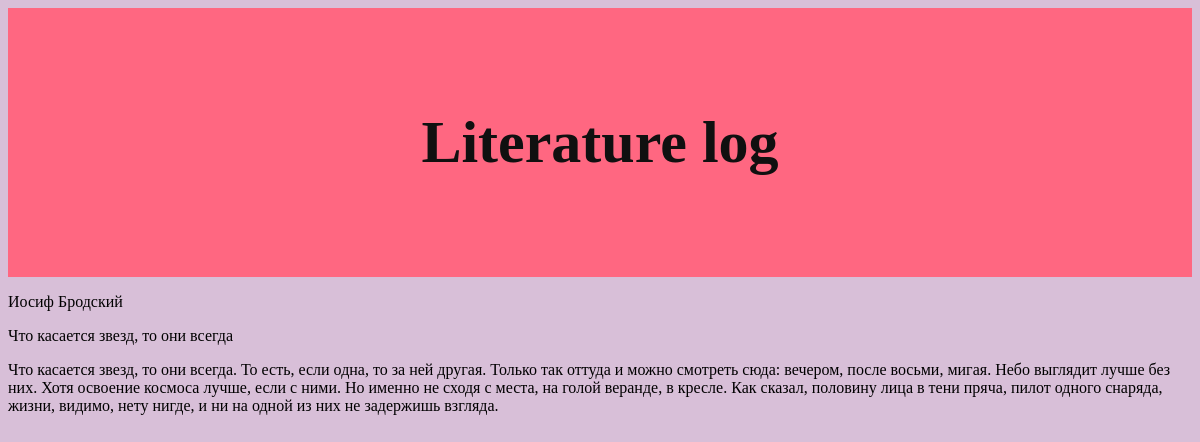
Page /litlog/5/ on the committed database.
### app/models.py (models this page shows, shortened)
class Poem(models.Model):
    author = models.CharField(max_length=30)
    title = models.CharField(max_length=50)
    text = models.CharField(max_length=5000)

### app/views.py (the view)
# urls.py: path('<int:poem_id>/', views.detail, name='detail'),
def detail(request, poem_id):
    poem = Poem.objects.get(pk=poem_id)
    template = loader.get_template('poems/text.html')
    context = {'title': poem.title, 'author': poem.author, 'text':poem.text}
    return HttpResponse(template.render(context, request))

### app/templates/poems/text.html
{% extends "base.html" %}
{% block content %}
{% if author %}
<p>{{ author }}</p>
{% else %}
<p>Unknown author</p>
{% endif %}
{% if title %}
<p>{{ title }}</p>
{% else %}
<p>...</p>
{% endif %}
{% if text %}
<p>{{ text }}</p>
{% else %}
<p></p>
{% endif %}
{% endblock %}

### app/static/styles/styles.css (style rules this page uses)
body { background-color: #d8bfd8; font-family: 'Spartan' }

### rows in the picture
Poem: author "Иосиф Бродский", title "Что касается звезд, то они всегда", text "Что касается звезд, то они всегда. То есть, если одна, то за ней другая. Только так оттуда и можно смотреть сюда: вечером, после восьми, мигая. Небо выглядит лучше без них. Хотя освоение космоса лучше, если с ними. Но именно не сходя с места, на голой веранде, в кресле. Как сказал, половину лица в тени пряча, пилот одного снаряда, жизни, видимо, нету нигде, и ни на одной из них не задержишь взгляда."
